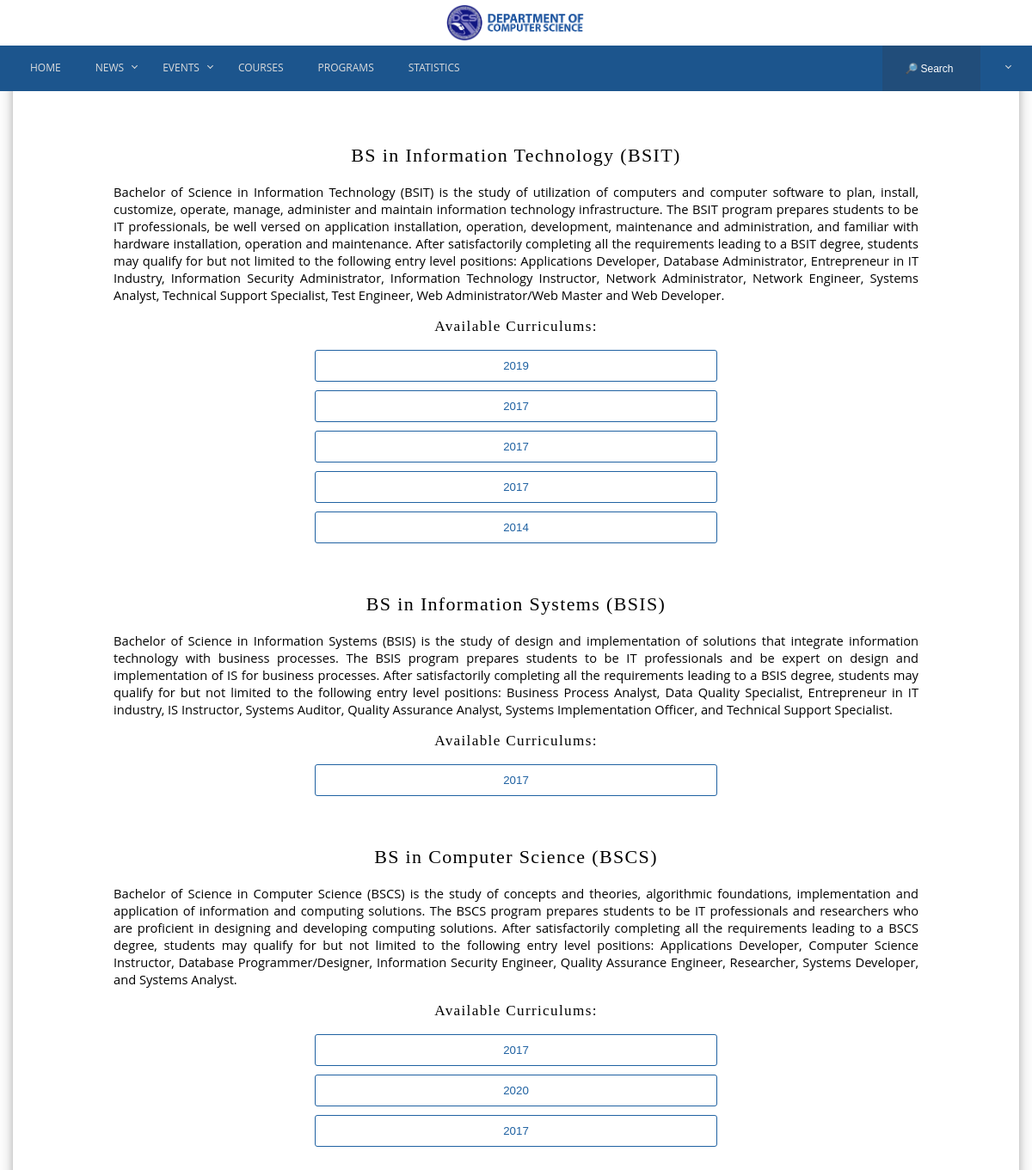
Screenshot of /program/program_list.php with the database file from the repository.
### tables this page shows
CREATE TABLE `program` (
  `program_id` int(11) NOT NULL,
  `program_code` varchar(20) DEFAULT NULL,
  `program_name` varchar(30) DEFAULT NULL,
  `program_desc` varchar(910) DEFAULT NULL
);

CREATE TABLE `curriculum` (
  `curriculum_id` int(11) NOT NULL,
  `program_id` int(11) DEFAULT NULL,
  `curriculum_year` int(11) DEFAULT NULL,
  `date_created` timestamp NOT NULL DEFAULT CURRENT_TIMESTAMP ON UPDATE CURRENT_TIMESTAMP,
  `last_modified` datetime DEFAULT NULL
);

### program/program_list.php (the view, shortened to what this page needs)
<?php
	require('connection.php');
	require('header.php');
	require('navbar.php');
	$sql = "SELECT * FROM program";
	$programs = mysqli_query($conn, $sql);
?>
<div class="container">
	<div class="content-wrapper" style="padding: 150px 0px 50px 0px">
		<?php
		while($program = mysqli_fetch_array($programs)) { ?>
		<div class="program-info-container">
		<?php
			echo "<h2>" . $program['program_name'] . " (" . $program['program_code'] . ") <br></h2>";
			echo $program['program_desc'] . "<br>";
			echo "<h3>Available Curriculums:</h3>";
			$sql = "SELECT * FROM curriculum WHERE program_id = ". $program['program_id'];
			$curriculums = mysqli_query($conn, $sql);
			while($curriculum = mysqli_fetch_array($curriculums)) {
		?>
				<form style="margin: 0px 0px 2px 0px"id="<?php echo $program['program_code'] . $curriculum['curriculum_year']; ?>" action="curriculum_view.php" method="get">
					<input class="ibtn" type="submit" value="<?php echo $curriculum['curriculum_year']; ?>">
				</form>
			<?php } ?>
		</div>
		<?php } ?>
	</div>
</div>
<?php
	require('footer.php');
?>

### program/functionalities/css/contactus.css (style rules this page uses)
input, textarea, select { border: none; outline: none; resize: none; width: 100%; -moz-appearance: none; -webkit-appearance: none; }

### program/css/styles.css (style rules this page uses)
body, html { margin: 0; padding: 0; overflow-x: hidden; }
.container { padding-right:15px; padding-left:15px; margin: 0 auto; }
@media (min-width:768px) { .container { width:750px } }
@media (min-width:992px) { .container { width:970px } }
@media (min-width:1200px) { .container { width:1170px } }
h1, h2, h3, h4, h5, h6 { font-family: 'Lora', serif; letter-spacing: 1pt; text-align: center; font-weight: normal; }
body { font-family: 'Open Sans', sans-serif; text-align: justify; font-size: 11pt; }
.ibtn { background: none; width: 50%; display: block; text-align: center; padding: 10px; border: 1px solid #2062a2; border-radius: 3px; color: #2062a2; margin: 1% 2%; margin: 10px auto; }

### program/css/navbar-footer.css (style rules this page uses)
input { outline: none; }

### program/css/events.css (style rules this page uses)
.content-wrapper { box-shadow: 0 4px 8px 0 rgba(0, 0, 0, 0.2), 0 6px 20px 0 rgba(0, 0, 0, 0.19); }

### program/css/custom-program.css (style rules this page uses)
.program-info-container { width: 80%; margin: 0% 10% 5% 10%; }

### rows the page displays
program: program_name "BS in Information Technology", program_code "BSIT", program_desc "Bachelor of Science in Information Technology (BSIT) is the study of utilization of computers and computer software to plan, install, customize, operate, manage, administer and maintain information technology infrastructure. The BSIT program prepares students to be IT professionals, be well versed on application installation, operation, development, maintenance and administration, and familiar with hardware installation, operation and maintenance. After satisfactorily completing all the requirements leading to a BSIT degree, students may qualify for but not limited to the following entry level positions: Applications Developer, Database Administrator, Entrepreneur in IT Industry,…"
curriculum: curriculum_year "2019"
curriculum: curriculum_year "2017"
curriculum: curriculum_year "2017"
curriculum: curriculum_year "2017"
curriculum: curriculum_year "2014"
program: program_name "BS in Information Systems", program_code "BSIS", program_desc "Bachelor of Science in Information Systems (BSIS) is the study of design and implementation of solutions that integrate information technology with business processes. The BSIS program prepares students to be IT professionals and be expert on design and implementation of IS for business processes. After satisfactorily completing all the requirements leading to a BSIS degree, students may qualify for but not limited to the following entry level positions: Business Process Analyst, Data Quality Specialist, Entrepreneur in IT industry, IS Instructor, Systems Auditor, Quality Assurance Analyst, Systems Implementation Officer, and Technical Support Specialist."
curriculum: curriculum_year "2017"
program: program_name "BS in Computer Science", program_code "BSCS", program_desc "Bachelor of Science in Computer Science (BSCS) is the study of concepts and theories, algorithmic foundations, implementation and application of information and computing solutions. The BSCS program prepares students to be IT professionals and researchers who are proficient in designing and developing computing solutions. After satisfactorily completing all the requirements leading to a BSCS degree, students may qualify for but not limited to the following entry level positions: Applications Developer, Computer Science Instructor, Database Programmer/Designer, Information Security Engineer, Quality Assurance Engineer, Researcher, Systems Developer, and Systems Analyst."
curriculum: curriculum_year "2017"
curriculum: curriculum_year "2020"
curriculum: curriculum_year "2017"
